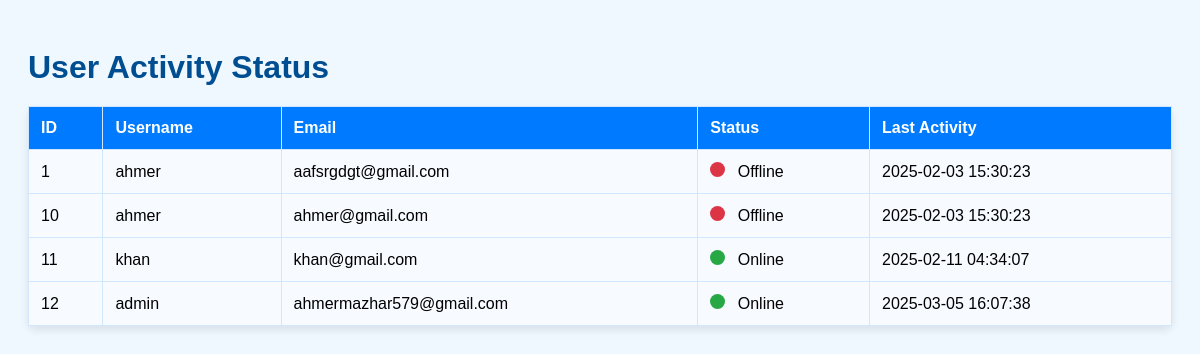
/user-status.php, run on the app's committed database.
### tables this page shows
CREATE TABLE `users` (
  `id` int(11) NOT NULL,
  `username` varchar(50) NOT NULL,
  `email` varchar(100) NOT NULL,
  `password` varchar(255) NOT NULL,
  `is_online` tinyint(1) DEFAULT 0,
  `last_activity` timestamp NOT NULL DEFAULT current_timestamp() ON UPDATE current_timestamp()
);

### src/user-status.php (the view, shortened to what this page needs)
<?php
include('db.php');
$query = "SELECT id, username, email, is_online, last_activity FROM users";
$result = mysqli_query($conn, $query);
?>
<!DOCTYPE html>
<html lang="en">
<head>
</head>
<body>
<h1>User Activity Status</h1>
<table>
    <tr>
        <th>ID</th>
        <th>Username</th>
        <th>Email</th>
        <th>Status</th>
        <th>Last Activity</th>
    </tr>
    <tbody id="userStatusTable">
        <?php while ($row = mysqli_fetch_assoc($result)) { ?>
            <tr>
                <td><?php echo $row['id']; ?></td>
                <td><?php echo $row['username']; ?></td>
                <td><?php echo $row['email']; ?></td>
                <td>
                    <span class="status-indicator <?php echo $row['is_online'] ? 'online' : 'offline'; ?>"></span>
                    <?php echo $row['is_online'] ? 'Online' : 'Offline'; ?>
                </td>
                <td><?php echo $row['last_activity']; ?></td>
            </tr>
        <?php } ?>
    </tbody>
</table>
</body>
</html>

### src/user-status.php (style rules this page uses)
body { font-family: Arial, sans-serif; background-color: #f0f8ff; padding: 20px; }
h1 { color: #004e92; margin-bottom: 20px; }
table { width: 100%; border-collapse: collapse; margin-bottom: 20px; background-color: #ffffff; border-radius: 8px; box-shadow: 0 4px 8px rgba(0, 0, 0, 0.1); }
th, td { padding: 12px; text-align: left; border: 1px solid #d1e7fd; }
th { background-color: #007bff; color: #ffffff; }
td { background-color: #f7faff; }
.status-indicator { width: 15px; height: 15px; border-radius: 50%; display: inline-block; margin-right: 8px; }
.online { background-color: #28a745; }
.offline { background-color: #dc3545; }

### data on the page
users: id "1", username "ahmer", email "aafsrgdgt@gmail.com", is_online 0 (drawn), last_activity "2025-02-03 15:30:23"
users: id "10", username "ahmer", email "ahmer@gmail.com", is_online 0 (drawn), last_activity "2025-02-03 15:30:23"
users: id "11", username "khan", email "khan@gmail.com", is_online 1 (drawn), last_activity "2025-02-11 04:34:07"
users: id "12", username "admin", email "ahmermazhar579@gmail.com", is_online 1 (drawn), last_activity "2025-03-05 16:07:38"
